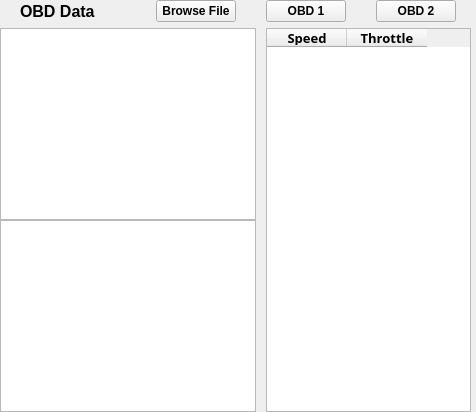
                <widget class="QWidget" name="obd2">
                 <layout class="QVBoxLayout" name="verticalLayout_39">
                  <property name="leftMargin">
                   <number>0</number>
                  </property>
                  <property name="topMargin">
                   <number>0</number>
                  </property>
                  <property name="rightMargin">
                   <number>0</number>
                  </property>
                  <property name="bottomMargin">
                   <number>0</number>
                  </property>
                  <item>
                   <widget class="QWidget" name="judulOBD_2" native="true">
                    <layout class="QHBoxLayout" name="horizontalLayout_20">
                     <property name="spacing">
                      <number>0</number>
                     </property>
                     <property name="leftMargin">
                      <number>20</number>
                     </property>
                     <property name="topMargin">
                      <number>0</number>
                     </property>
                     <property name="rightMargin">
                      <number>20</number>
                     </property>
                     <property name="bottomMargin">
                      <number>0</number>
                     </property>
                     <item>
                      <widget class="QLabel" name="Judul_2">
                       <property name="font">
                        <font>
                         <pointsize>12</pointsize>
                         <weight>75</weight>
                         <bold>true</bold>
                        </font>
                       </property>
                       <property name="text">
                        <string>OBD Data</string>
                       </property>
                      </widget>
                     </item>
                     <item>
                      <spacer name="horizontalSpacer_10">
                       <property name="orientation">
                        <enum>Qt::Horizontal</enum>
                       </property>
                       <property name="sizeHint" stdset="0">
                        <size>
                         <width>40</width>
                         <height>20</height>
                        </size>
                       </property>
                      </spacer>
                     </item>
                     <item>
                      <widget class="QPushButton" name="LoadFileOBD2">
                       <property name="font">
                        <font>
                         <weight>75</weight>
                         <bold>true</bold>
                        </font>
                       </property>
                       <property name="text">
                        <string>Browse File</string>
                       </property>
                      </widget>
                     </item>
                     <item>
                      <spacer name="horizontalSpacer_7">
                       <property name="orientation">
                        <enum>Qt::Horizontal</enum>
                       </property>
                       <property name="sizeType">
                        <enum>QSizePolicy::Fixed</enum>
                       </property>
                       <property name="sizeHint" stdset="0">
                        <size>
                         <width>30</width>
                         <height>20</height>
                        </size>
                       </property>
                      </spacer>
                     </item>
                     <item>
                      <widget class="QPushButton" name="obd2btn1">
                       <property name="font">
                        <font>
                         <weight>75</weight>
                         <bold>true</bold>
                        </font>
                       </property>
                       <property name="text">
                        <string>OBD 1</string>
                       </property>
                      </widget>
                     </item>
                     <item>
                      <spacer name="horizontalSpacer_11">
                       <property name="orientation">
                        <enum>Qt::Horizontal</enum>
                       </property>
                       <property name="sizeType">
                        <enum>QSizePolicy::Fixed</enum>
                       </property>
                       <property name="sizeHint" stdset="0">
                        <size>
                         <width>30</width>
                         <height>20</height>
                        </size>
                       </property>
                      </spacer>
                     </item>
                     <item>
                      <widget class="QPushButton" name="obd2btn2">
                       <property name="font">
                        <font>
                         <weight>75</weight>
                         <bold>true</bold>
                        </font>
                       </property>
                       <property name="text">
                        <string>OBD 2</string>
                       </property>
                      </widget>
                     </item>
                    </layout>
                   </widget>
                  </item>
                  <item>
                   <widget class="QWidget" name="content_obd_2" native="true">
                    <property name="sizePolicy">
                     <sizepolicy hsizetype="Preferred" vsizetype="Expanding">
                      <horstretch>0</horstretch>
                      <verstretch>0</verstretch>
                     </sizepolicy>
                    </property>
                    <layout class="QHBoxLayout" name="horizontalLayout_19">
                     <property name="spacing">
                      <number>0</number>
                     </property>
                     <property name="leftMargin">
                      <number>0</number>
                     </property>
                     <property name="topMargin">
                      <number>0</number>
                     </property>
                     <property name="rightMargin">
                      <number>0</number>
                     </property>
                     <property name="bottomMargin">
                      <number>0</number>
                     </property>
                     <item>
                      <widget class="QWidget" name="widget_6" native="true">
                       <layout class="QVBoxLayout" name="verticalLayout_22">
                        <property name="spacing">
                         <number>0</number>
                        </property>
                        <property name="leftMargin">
                         <number>0</number>
                        </property>
                        <property name="topMargin">
                         <number>0</number>
                        </property>
                        <property name="rightMargin">
                         <number>0</number>
                        </property>
                        <property name="bottomMargin">
                         <number>0</number>
                        </property>
                        <item>
                         <widget class="QChartView" name="speedChart"/>
                        </item>
                        <item>
                         <widget class="QChartView" name="throttleChart"/>
                        </item>
                       </layout>
                      </widget>
                     </item>
                     <item alignment="Qt::AlignRight">
                      <widget class="QWidget" name="widget_7" native="true">
                       <property name="sizePolicy">
                        <sizepolicy hsizetype="Fixed" vsizetype="Preferred">
                         <horstretch>0</horstretch>
                         <verstretch>0</verstretch>
                        </sizepolicy>
                       </property>
                       <property name="maximumSize">
                        <size>
                         <width>220</width>
                         <height>16777215</height>
                        </size>
                       </property>
                       <layout class="QVBoxLayout" name="verticalLayout_23">
                        <property name="spacing">
                         <number>0</number>
                        </property>
                        <property name="leftMargin">
                         <number>10</number>
                        </property>
                        <property name="topMargin">
                         <number>0</number>
                        </property>
                        <property name="rightMargin">
                         <number>5</number>
                        </property>
                        <property name="bottomMargin">
                         <number>0</number>
                        </property>
                        <item>
                         <widget class="QTableWidget" name="obdData2">
                          <property name="sizePolicy">
                           <sizepolicy hsizetype="Expanding" vsizetype="Expanding">
                            <horstretch>0</horstretch>
                            <verstretch>0</verstretch>
                           </sizepolicy>
                          </property>
                          <property name="minimumSize">
                           <size>
                            <width>0</width>
                            <height>370</height>
                           </size>
                          </property>
                          <property name="maximumSize">
                           <size>
                            <width>16777215</width>
                            <height>450</height>
                           </size>
                          </property>
                          <property name="sizeIncrement">
                           <size>
                            <width>926</width>
                            <height>0</height>
                           </size>
                          </property>
                          <property name="font">
                           <font>
                            <family>Sans Serif Collection</family>
                            <pointsize>10</pointsize>
                            <weight>50</weight>
                            <bold>false</bold>
                           </font>
                          </property>
                          <property name="focusPolicy">
                           <enum>Qt::NoFocus</enum>
                          </property>
                          <property name="inputMethodHints">
                           <set>Qt::ImhDigitsOnly</set>
                          </property>
                          <property name="autoScrollMargin">
                           <number>10</number>
                          </property>
                          <property name="editTriggers">
                           <set>QAbstractItemView::NoEditTriggers</set>
                          </property>
                          <property name="alternatingRowColors">
                           <bool>false</bool>
                          </property>
                          <attribute name="horizontalHeaderDefaultSectionSize">
                           <number>80</number>
                          </attribute>
                          <column>
                           <property name="text">
                            <string>Speed</string>
                           </property>
                           <property name="font">
                            <font>
                             <weight>75</weight>
                             <bold>true</bold>
                            </font>
                           </property>
                          </column>
                          <column>
                           <property name="text">
                            <string>Throttle</string>
                           </property>
                           <property name="font">
                            <font>
                             <weight>75</weight>
                             <bold>true</bold>
                            </font>
                           </property>
                          </column>
                         </widget>
                        </item>
                       </layout>
                      </widget>
                     </item>
                    </layout>
                   </widget>
                  </item>
                 </layout>
                </widget>
